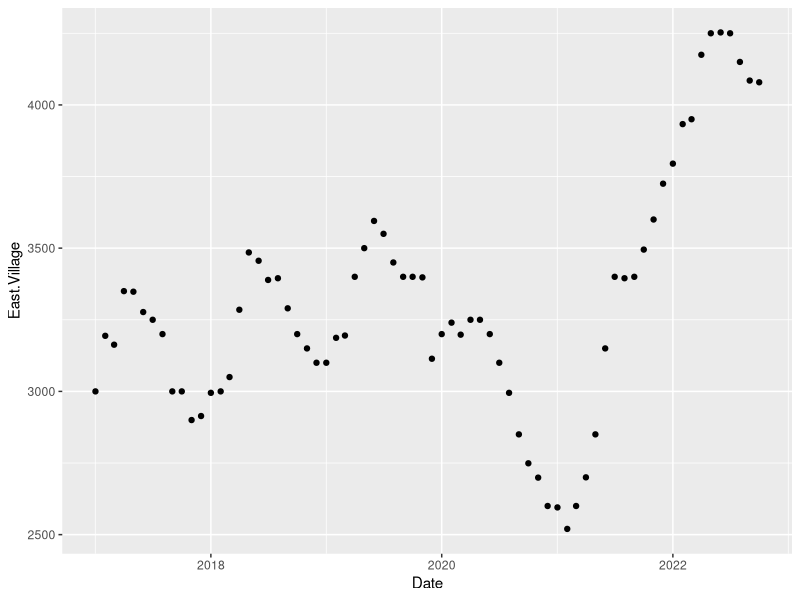
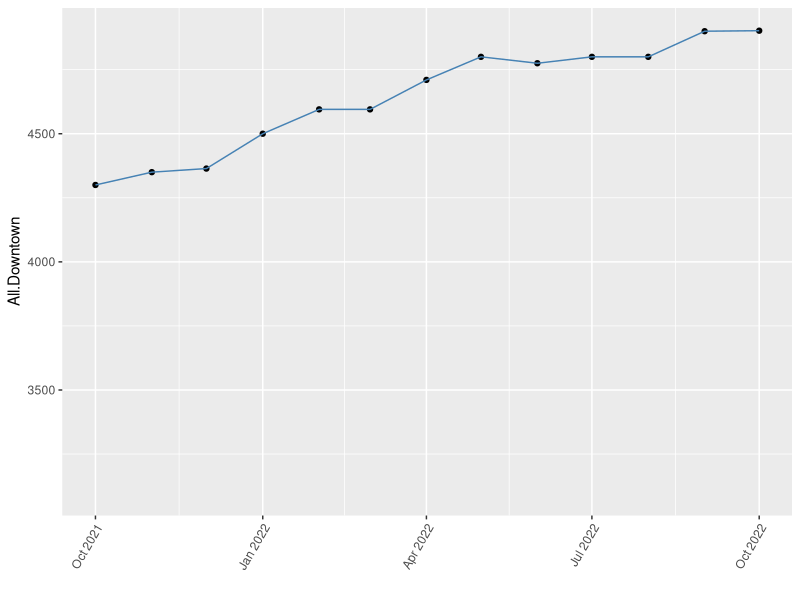
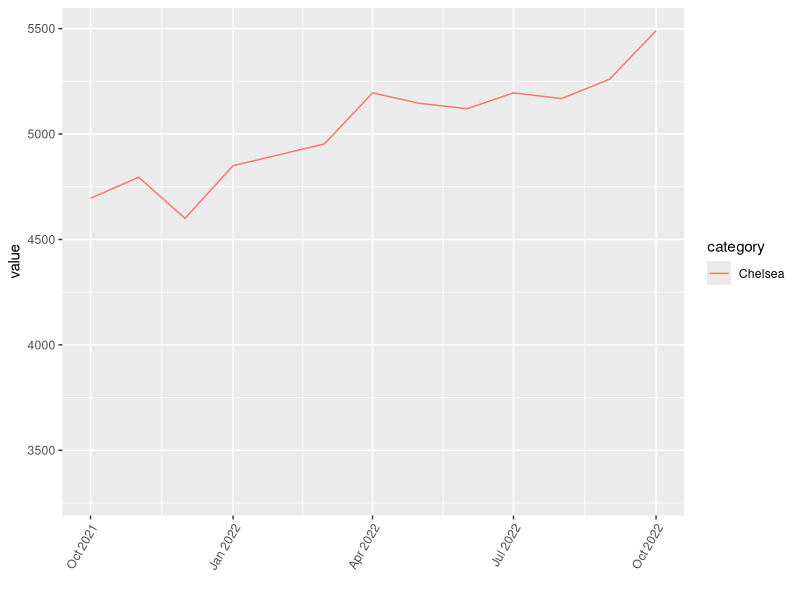

Write R code to recreate these figures, in order. (Note: this script raises an error after producing the figures.)

library(ggplot2)
library(dplyr)
library(tibble)
library(stringr)
library(tidyverse)
# library(hrbrthemes)

# The below is used to manipulate data and save in .rda format and will need to use SQlite in furture update


# Set working directory
setwd("~/Desktop/Streeteasy Shiny App")


# read files
median_rent_all <- read.csv('./Data/AllSizes/medianAskingRent_All.csv', header = TRUE)

inventory_all <- read.csv('./Data/AllSizes/rentalInventory_All.csv', header = TRUE)

discount_all <- read.csv('./Data/AllSizes/discountShare_All.csv', header = TRUE)


# filter files by removing neighborhood names no longer used and narrow down the date
median_rent_all_manhattan<- median_rent_all %>%
  filter(Borough == 'Manhattan'  & areaName != 'Civic Center' & areaName != 'Marble Hill') %>%
  select(areaName, X2017.01:X2022.10)     

inventory_all_manhattan<- inventory_all %>%
  filter(Borough == 'Manhattan' & areaName != 'Civic Center' & areaName != 'Marble Hill') %>%
  select(areaName, X2017.01:X2022.10)     


discount_all_manhattan<- discount_all %>%
  filter(Borough == 'Manhattan' & areaName != 'Civic Center' & areaName != 'Marble Hill') %>%
  select(areaName, X2017.01:X2022.10)     



# How to switch (transpose) columns and rows and make the dates as observations instead of variables
median_rent_all_manhattant <- data.frame(t(median_rent_all_manhattan[-1]))
colnames(median_rent_all_manhattant) <- median_rent_all_manhattan[, 1]

inventory_all_manhattant <- data.frame(t(inventory_all_manhattan[-1]))
colnames(inventory_all_manhattant) <- inventory_all_manhattan[, 1]

discount_all_manhattant <- data.frame(t(discount_all_manhattan[-1]))
colnames(discount_all_manhattant) <- discount_all_manhattan[, 1]


# give a name to the first column

median_rent_all_manhattant <- tibble::rownames_to_column(median_rent_all_manhattant, "Date")

inventory_all_manhattant <- tibble::rownames_to_column(inventory_all_manhattant, "Date")

discount_all_manhattant <- tibble::rownames_to_column(discount_all_manhattant, "Date")



# Remove all the spaces in neighborhood names and replace with a dot(.)
median_rent_all_manhattant <- median_rent_all_manhattant %>% rename_with(make.names)

inventory_all_manhattant <- inventory_all_manhattant %>% rename_with(make.names)

discount_all_manhattant <- discount_all_manhattant %>% rename_with(make.names)


# change date from X2017.01 to 01.2017.01 to allow date format(day.year.month)

median_rent_all_manhattant <- median_rent_all_manhattant %>% mutate(across('Date', str_replace, 'X', '01.' ))

inventory_all_manhattant <- inventory_all_manhattant %>% mutate(across('Date', str_replace, 'X', '01.' ))

discount_all_manhattant <- discount_all_manhattant %>% mutate(across('Date', str_replace, 'X', '01.' ))

# change Date column to date format

median_rent_all_manhattant$Date <- as.Date(median_rent_all_manhattant$Date, "%d.%Y.%m")

inventory_all_manhattant$Date <- as.Date(inventory_all_manhattant$Date, "%d.%Y.%m")

discount_all_manhattant$Date <- as.Date(discount_all_manhattant$Date, "%d.%Y.%m")

# check for missing data
which(is.na(median_rent_all_manhattant))

which(is.na(inventory_all_manhattant))

which(is.na(discount_all_manhattant))


# converted to long dataset which works better for ggplot with multiple lines
avg_rent_all_long <- 
  median_rent_all_manhattant %>% 
  pivot_longer(cols = -Date, names_to = "category", values_to = "value")

inventory_all_long <- 
  inventory_all_manhattant %>% 
  pivot_longer(cols = -Date, names_to = "category", values_to = "value")

discount_all_long <- 
  discount_all_manhattant %>% 
  pivot_longer(cols = -Date, names_to = "category", values_to = "value")

# Saving as an Rdataframe to be used in shiny app
save(avg_rent_all_long ,file="avg_rent_all_long.Rda")
save(inventory_all_long ,file="inventory_all_long.Rda")
save(discount_all_long ,file="discount_all_long.Rda")


# set min and max dates based on first dataset.  min and max from all datasets are the same
date_min = min(avg_rent_all_long$Date)
date_max = max(avg_rent_all_long$Date)


# type of data
class(discount_all_long)
typeof(discount_all_long)
















# The below is figuring out how to make line chart with ggplot
ggplot(data = median_rent_all_manhattant, aes(x = Date, y = East.Village)) + geom_point()




ggplot(data = median_rent_all_manhattant, aes_string(colnames(median_rent_all_manhattant)[1], colnames(median_rent_all_manhattant)[2])) + geom_point() +
  geom_line(color = "steelblue") +
  xlab("") + theme(axis.text.x=element_text(angle=60, hjust = 1)) +
  scale_x_date(limit=c(as.Date("2021-10-01"),as.Date("2022-10-01")))


avg_rent_all_long %>% 
   filter(category == 'Chelsea') %>% 
  ggplot(
    aes(x = Date, y = value, colour = category)
  ) + 
  geom_line() +
  xlab("") + theme(axis.text.x=element_text(angle=60, hjust = 1)) +
  scale_x_date(limit=c(as.Date("2021-10-01"),as.Date("2022-10-01")))


avg_rent_all_long %>%
  filter(category =="Flatiron",
         Date >= "2017-01-01" &
           Date <= "2020-01-01") %>% 
  sum()

sel_avg <- avg_rent_all_long %>%
  group_by(category) %>% 
  filter(category ==  c("Flatiron","Chelsea"),
         Date >= "2017-01-01" &
           Date <= "2022-01-01") %>% 
  summarise(round((last(value)- first(value))/first(value)*100))
 
paste0(mean(sel_avg[[2]]), " %")

mean(sel_avg[[2]])
format(mean(sel_avg[[2]]), nsmall = 2)


avg_rent_all_long %>%
  filter(category ==  c("Flatiron","Chelsea"),
         Date >= "2017-01-01" &
           Date <= "2022-01-01") 

mean(avg_rent_all_long[[3]])


